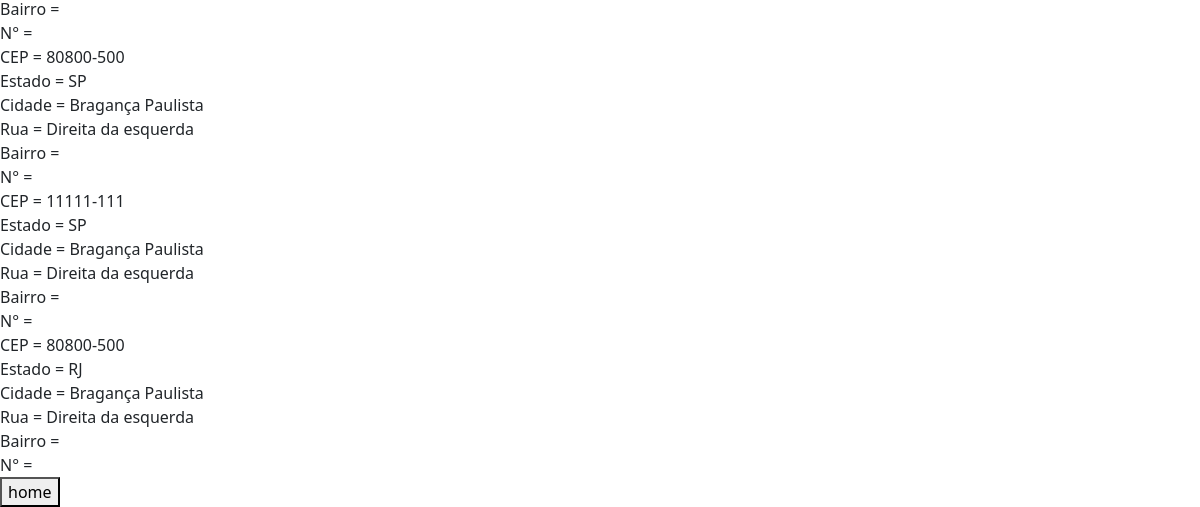
Before: /listagem-enderecos/ (lower part) with the older database file.
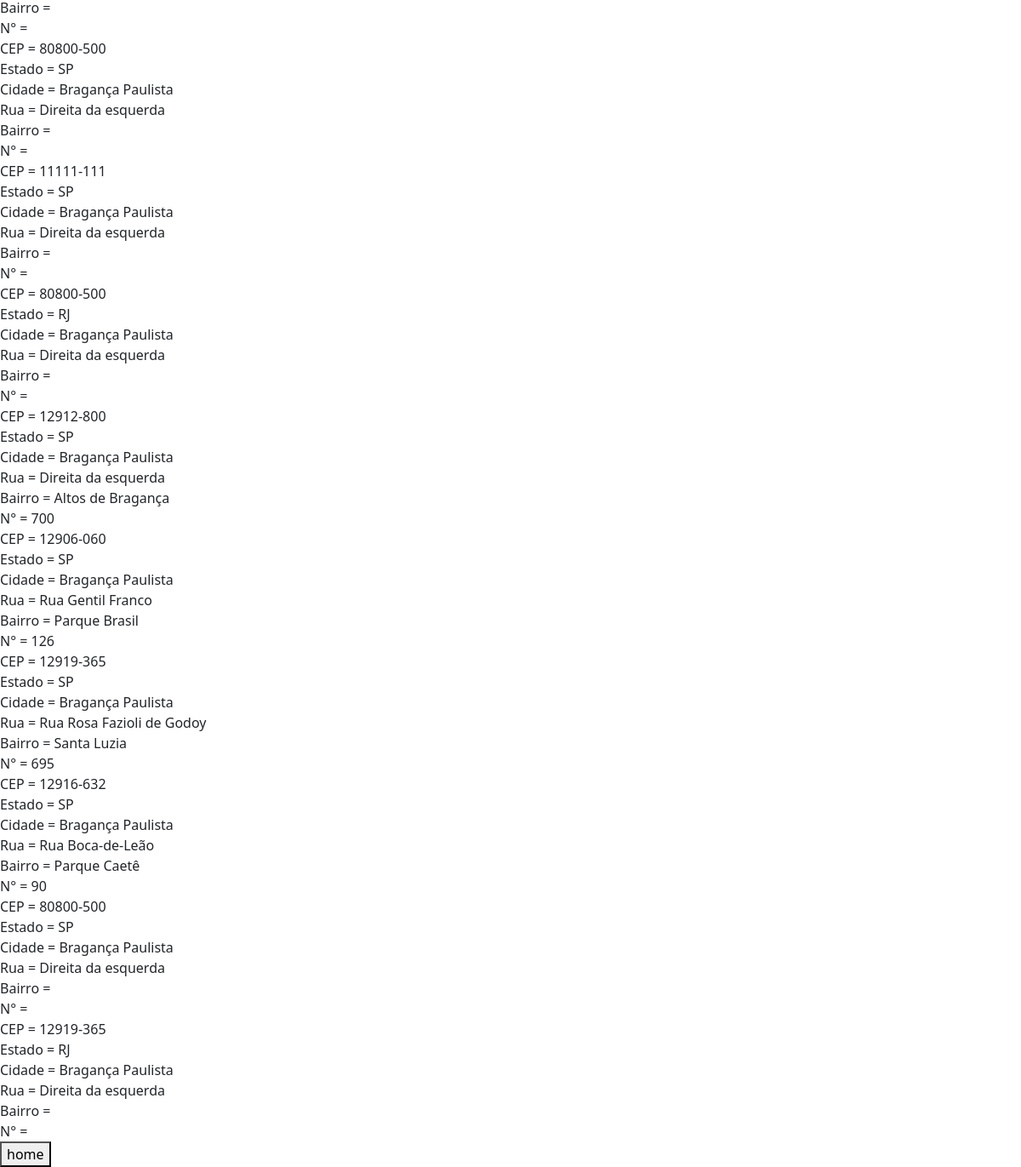
After: the same page with the newer database file.
### core/models.py (models this page shows, shortened)
class Endereco(models.Model):
    cep = models.CharField(max_length=100, verbose_name='CEP')
    estado = models.CharField(max_length=2, verbose_name='Estado')
    cidade = models.CharField(max_length=100, verbose_name='Cidade')
    rua = models.CharField(max_length=100, verbose_name='Rua')
    bairro = models.CharField(max_length=100, blank=True, null=True, verbose_name='Bairro')
    numero = models.IntegerField(blank=True, null=True, verbose_name='Número')
    class Meta:
        verbose_name_plural = 'Endereço'

### core/views.py (the view)
# urls.py: path('listagem-enderecos/', listagem_enderecos, name='url_listagem_enderecos'),
def listagem_enderecos(request):
    dados = Endereco.objects.all()
    contexto = {'dados': dados}
    return render(request, 'core/listagem_enderecos.html', contexto)

### core/templates/core/listagem_enderecos.html (shortened to what this page needs)
{% extends 'base.html' %}
{% load static %}
{% block main %}
<h3>Listagem endereços</h3> <br>
{% for i in dados %}
    CEP = {% if i.cep %} {{ i.cep }} {% endif %} <br>
    Estado = {% if i.estado %} {{ i.estado }} {% endif %} <br>
    Cidade = {% if i.cidade %} {{ i.cidade }} {% endif %} <br>
    Rua = {% if i.rua %} {{ i.rua }} {% endif %} <br>
    Bairro = {% if i.bairro %} {{ i.bairro }} {% endif %} <br>
    N° = {% if i.numero %} {{ i.numero }} {% endif %} <br>
{% endfor %}
<button onclick="window.location.href='/'">home</button>
{% endblock %}

### templates/base.html (shortened to what this page needs)
<!DOCTYPE html>
<html lang="en">
<head>
    <link href="https://cdn.jsdelivr.net/npm/bootstrap@5.2.3/dist/css/bootstrap.min.css" rel="stylesheet">
</head>
<body>
{% block main %}
{% endblock %}
</body>
</html>

Changed rows visible on the page:
added Endereco: cep "12912-800", estado "SP", cidade "Bragança Paulista", rua "Direita da esquerda", bairro "Altos de Bragança", numero "700"
added Endereco: cep "12906-060", estado "SP", cidade "Bragança Paulista", rua "Rua Gentil Franco", bairro "Parque Brasil", numero "126"
added Endereco: cep "12919-365", estado "SP", cidade "Bragança Paulista", rua "Rua Rosa Fazioli de Godoy", bairro "Santa Luzia", numero "695"
added Endereco: cep "12916-632", estado "SP", cidade "Bragança Paulista", rua "Rua Boca-de-Leão", bairro "Parque Caetê", numero "90"
added Endereco: cep "80800-500", estado "SP", cidade "Bragança Paulista", rua "Direita da esquerda"
added Endereco: cep "12919-365", estado "RJ", cidade "Bragança Paulista", rua "Direita da esquerda"
